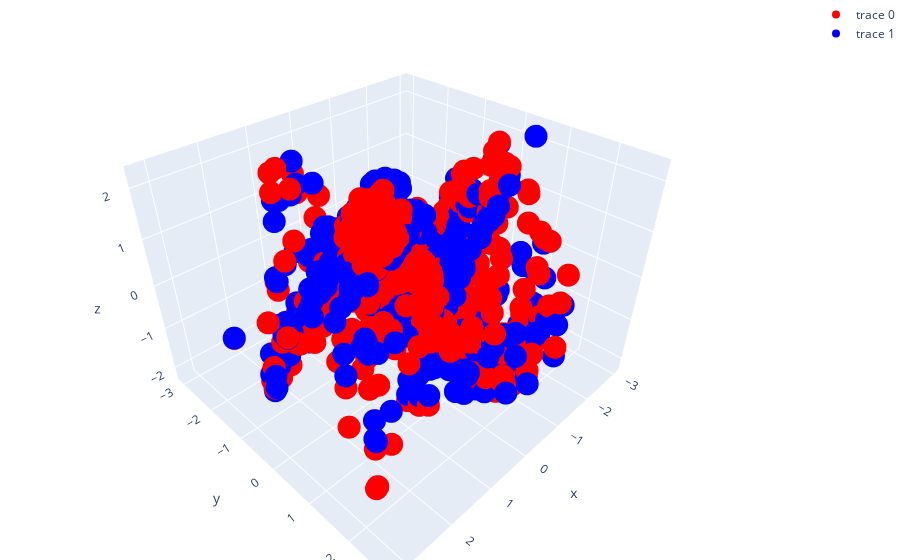

The notebook cell saved with this chart:
### Code cell
# Predict and evaluate
predictions = model.predict(x)
# predictions = model.base_learners[0].predict(x)

# Create a figure
fig = go.Figure()

# Add the first scatter plot
fig.add_trace(
    go.Scatter3d(x=x[:, 0], y=x[:, 1], z=y, mode="markers", marker=dict(color="red"))
)

# Add the predictions
fig.add_trace(
    go.Scatter3d(
        x=x[:, 0],
        y=x[:, 1],
        z=predictions,
        mode="markers",
        marker=dict(color="blue"),
    )
)

# Update the layout
fig.update_layout(margin=dict(l=0, r=0, b=0, t=0))

# Show the figure
fig.show()

### Figure 1 — Plotly figure (JSON) as saved in the notebook; plotly's stock layout.template omitted (floating-point values rounded to 4 significant figures; data arrays with more than 128 entries replaced by an {"elided": "..."} marker saying what was removed)
{"data": [{"marker": {"color": "red"}, "mode": "markers", "type": "scatter3d", "x": {"elided": "1000 float values"}, "y": {"elided": "1000 float values"}, "z": {"elided": "1000 float values"}}, {"marker": {"color": "blue"}, "mode": "markers", "type": "scatter3d", "x": {"elided": "1000 float values"}, "y": {"elided": "1000 float values"}, "z": {"elided": "1000 float values"}}], "layout": {"margin": {"b": 0, "l": 0, "r": 0, "t": 0}}}
